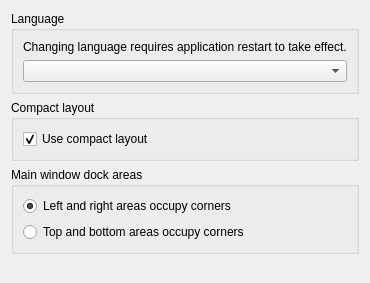
             <widget class="QWidget" name="lookAndFeelScrollWidget">
              <property name="geometry">
               <rect>
                <x>0</x>
                <y>0</y>
                <width>364</width>
                <height>283</height>
               </rect>
              </property>
              <layout class="QVBoxLayout" name="verticalLayout_31">
               <item>
                <widget class="QGroupBox" name="langGroup">
                 <property name="title">
                  <string>Language</string>
                 </property>
                 <layout class="QVBoxLayout" name="verticalLayout_30">
                  <item>
                   <widget class="QLabel" name="label">
                    <property name="text">
                     <string>Changing language requires application restart to take effect.</string>
                    </property>
                   </widget>
                  </item>
                  <item>
                   <widget class="QComboBox" name="langCombo">
                    <property name="cfg" stdset="0">
                     <string notr="true">General.Language</string>
                    </property>
                   </widget>
                  </item>
                 </layout>
                </widget>
               </item>
               <item>
                <widget class="QGroupBox" name="compactLayoutGroup">
                 <property name="title">
                  <string>Compact layout</string>
                 </property>
                 <layout class="QVBoxLayout" name="verticalLayout_32">
                  <item>
                   <widget class="QCheckBox" name="compactLayoutCheck">
                    <property name="toolTip">
                     <string>&lt;p&gt;Compact layout reduces all margins and spacing on the UI to minimum, making space for displaying more data. It makes the interface a little bit less aesthetic, but allows to display more data at once.&lt;/p&gt;</string>
                    </property>
                    <property name="text">
                     <string>Use compact layout</string>
                    </property>
                    <property name="checked">
                     <bool>true</bool>
                    </property>
                    <property name="cfg" stdset="0">
                     <string notr="true">General.CompactLayout</string>
                    </property>
                   </widget>
                  </item>
                 </layout>
                </widget>
               </item>
               <item>
                <widget class="QGroupBox" name="dockLayoutGroup">
                 <property name="title">
                  <string>Main window dock areas</string>
                 </property>
                 <layout class="QGridLayout" name="gridLayout_13">
                  <item row="0" column="0">
                   <widget class="ConfigRadioButton" name="dockLayoutVertical">
                    <property name="text">
                     <string>Left and right areas occupy corners</string>
                    </property>
                    <property name="icon">
                     <iconset resource="../icons.qrc">
                      <normaloff>:/icons/img/dock_layout_vertical.png</normaloff>:/icons/img/dock_layout_vertical.png</iconset>
                    </property>
                    <property name="checked">
                     <bool>true</bool>
                    </property>
                    <property name="cfg" stdset="0">
                     <string notr="true">General.DockLayout</string>
                    </property>
                    <property name="assignedValue" stdset="0">
                     <string notr="true">vertical</string>
                    </property>
                   </widget>
                  </item>
                  <item row="1" column="0">
                   <widget class="ConfigRadioButton" name="dockLeyoutHorizontal">
                    <property name="text">
                     <string>Top and bottom areas occupy corners</string>
                    </property>
                    <property name="icon">
                     <iconset resource="../icons.qrc">
                      <normaloff>:/icons/img/dock_layout_horizontal.png</normaloff>:/icons/img/dock_layout_horizontal.png</iconset>
                    </property>
                    <property name="cfg" stdset="0">
                     <string notr="true">General.DockLayout</string>
                    </property>
                    <property name="assignedValue" stdset="0">
                     <string notr="true">horizontal</string>
                    </property>
                   </widget>
                  </item>
                 </layout>
                </widget>
               </item>
               <item>
                <spacer name="verticalSpacer_5">
                 <property name="orientation">
                  <enum>Qt::Vertical</enum>
                 </property>
                 <property name="sizeHint" stdset="0">
                  <size>
                   <width>20</width>
                   <height>40</height>
                  </size>
                 </property>
                </spacer>
               </item>
              </layout>
             </widget>
